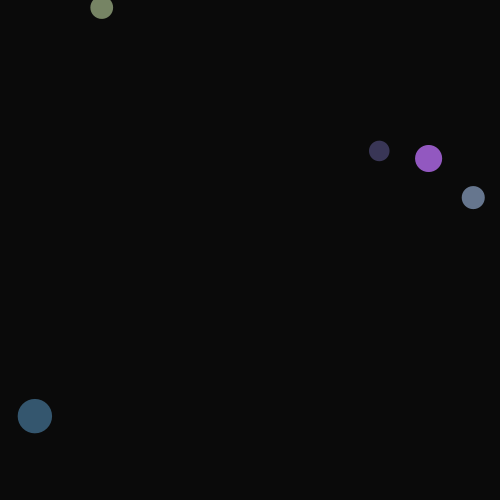
Frame 1 (no input)
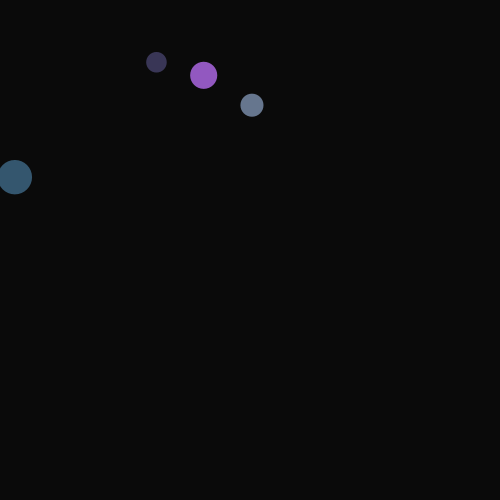
Frame 60 (the mouse pressed at the canvas centre just before this capture)
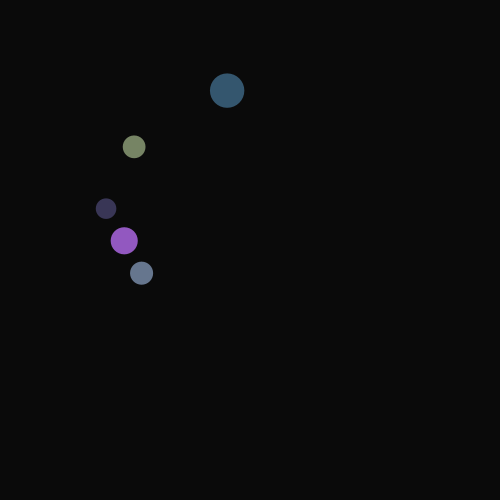
Frame 120 (the mouse held since frame 60 and released just before this capture)

The Processing sketch that drew these frames (run headless with seeded random() and noise(); from frame 60 on, the mouse is pressed at the canvas centre):

// Processing sketch: motion_acceleration_towards_mouse
// ── motion_acceleration_towards_mouse.pde
/*
* Gjoreski Aleksandar
* 2018
*
* Demonstration of the basics of motion with vectors
* A "Mover" object stores position, velocity, and acceleration as vectors
* The motion is controlled by affecting the acceleration (in this case towards the mouse)
*/

Mover[] movers = new Mover[5];

void setup() {
  size(500,500);
  for (int i = 0; i < movers.length; i++) {
    movers[i] = new Mover(); 
  }
}

void draw() {
  
  background(10);

  for (int i = 0; i < movers.length; i++) {
    movers[i].update();
    movers[i].display(); 
  }
}

// ── Mover.pde
/*
* Gjoreski Aleksandar
* 2018
*/


class Mover {

  // The Mover tracks position, velocity, and acceleration 
  PVector position;
  PVector velocity;
  PVector acceleration;
  // The Mover's maximum speed
  float topspeed;
  color c = color(int(random(50,200)),int(random(50,200)),int(random(50,200)));
  float d = random(20, 50);

  Mover() {
    // Start in the center
    position = new PVector(random(width),random(height));
    velocity = new PVector(0,0);
    topspeed = 5;
  }

  void update() {
    // Compute a vector that points from position to mouse
    PVector mouse = new PVector(mouseX,mouseY);
    acceleration = PVector.sub(mouse,position);
    // Set magnitude of acceleration
    acceleration.setMag(0.2);
    
    // Velocity changes according to acceleration
    velocity.add(acceleration);
    // Limit the velocity by topspeed
    velocity.limit(topspeed);
    // position changes by velocity
    position.add(velocity);
  }

  void display() {
    noStroke();
    fill(c);
    ellipse(position.x,position.y,d,d);
  }

}
